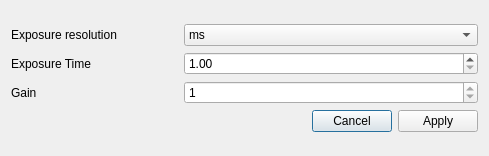
<?xml version="1.0" encoding="UTF-8"?>
<ui version="4.0">
 <class>Dialog</class>
 <widget class="QDialog" name="Dialog">
  <property name="geometry">
   <rect>
    <x>0</x>
    <y>0</y>
    <width>489</width>
    <height>156</height>
   </rect>
  </property>
  <property name="windowTitle">
   <string>Dialog</string>
  </property>
  <layout class="QGridLayout" name="gridLayout_2">
   <item row="0" column="0">
    <layout class="QGridLayout" name="gridLayout">
     <item row="2" column="0">
      <widget class="QLabel" name="label">
       <property name="text">
        <string>Gain</string>
       </property>
      </widget>
     </item>
     <item row="2" column="4">
      <widget class="QSpinBox" name="gainSpinBox">
       <property name="minimum">
        <number>1</number>
       </property>
       <property name="maximum">
        <number>1</number>
       </property>
      </widget>
     </item>
     <item row="1" column="4">
      <widget class="QDoubleSpinBox" name="exposureDSpinBox">
       <property name="minimum">
        <double>1.000000000000000</double>
       </property>
       <property name="maximum">
        <double>1000000000.000000000000000</double>
       </property>
      </widget>
     </item>
     <item row="0" column="4">
      <widget class="QComboBox" name="rescomboBox">
       <item>
        <property name="text">
         <string>ms</string>
        </property>
       </item>
       <item>
        <property name="text">
         <string>µs</string>
        </property>
       </item>
      </widget>
     </item>
     <item row="3" column="4">
      <widget class="QDialogButtonBox" name="buttonBox">
       <property name="orientation">
        <enum>Qt::Horizontal</enum>
       </property>
       <property name="standardButtons">
        <set>QDialogButtonBox::Apply|QDialogButtonBox::Cancel</set>
       </property>
      </widget>
     </item>
     <item row="0" column="0">
      <widget class="QLabel" name="label_3">
       <property name="text">
        <string>Exposure resolution</string>
       </property>
      </widget>
     </item>
     <item row="1" column="1" colspan="3">
      <spacer name="horizontalSpacer_2">
       <property name="orientation">
        <enum>Qt::Horizontal</enum>
       </property>
       <property name="sizeHint" stdset="0">
        <size>
         <width>40</width>
         <height>20</height>
        </size>
       </property>
      </spacer>
     </item>
     <item row="1" column="0">
      <widget class="QLabel" name="label_2">
       <property name="text">
        <string>Exposure Time</string>
       </property>
      </widget>
     </item>
     <item row="0" column="2" colspan="2">
      <spacer name="horizontalSpacer">
       <property name="orientation">
        <enum>Qt::Horizontal</enum>
       </property>
       <property name="sizeHint" stdset="0">
        <size>
         <width>40</width>
         <height>20</height>
        </size>
       </property>
      </spacer>
     </item>
     <item row="2" column="1" colspan="3">
      <spacer name="horizontalSpacer_3">
       <property name="orientation">
        <enum>Qt::Horizontal</enum>
       </property>
       <property name="sizeHint" stdset="0">
        <size>
         <width>40</width>
         <height>20</height>
        </size>
       </property>
      </spacer>
     </item>
    </layout>
   </item>
  </layout>
 </widget>
 <resources/>
 <connections/>
</ui>
